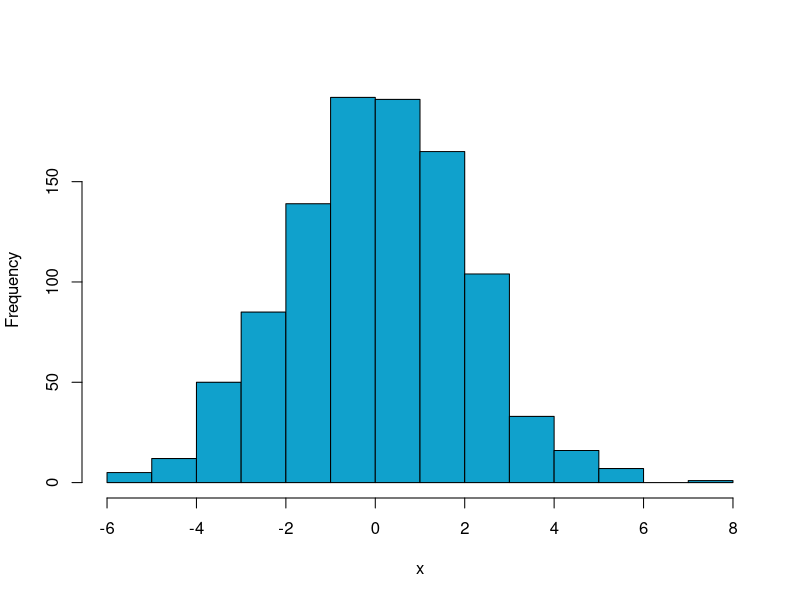

Write R code to recreate this figure. (Note: this script raises an error after producing the figure.)
#1 mean:0, var:4, rnorm 1000
set.seed(8569)
x = rnorm(1000, m=0, sd=2)
hist(x, main="", col="#10A1CC")

#2
#summary(x)
mean(x)
sum((x-spl_mean)^2)/1000
var(x)
median(x)
